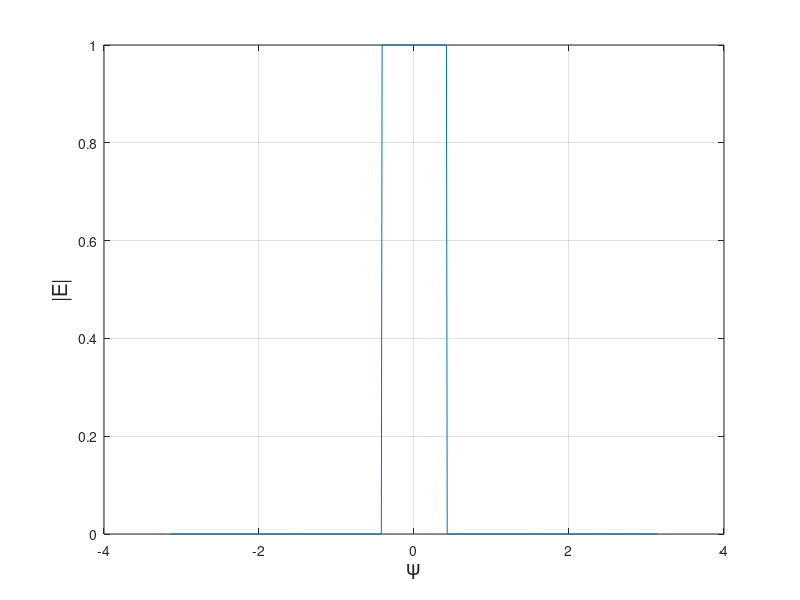

Reproduce this figure in MATLAB. (Note: this script raises an error after producing the figure.)
clear all
close all
clc

disp('Modify:')
disp('- a0: DC term of the Fourier series')
disp('- a(k): expression for sine coeffs')
disp('- b(k): expression for cosine coeffs')
disp('ALL OF THEM IN THE FIRST SECTION OF THE CODE, "Fourier coeffs"')
disp(' ')
disp('FIRST OF ALL:')
disp('Draw the desired frequency respone (first lines of code)')
disp(' ')

%% Desired response
x = -pi:0.01:pi;
y = (x>-0.4209).*(x<0.4209);
figure(1)
plot(x,y)
ylabel('|E|','fontsize',15)
xlabel('\psi','fontsize',15)
grid on
hold on

%% Array characteristics 
prompt = sprintf ('Type: broadside, end-fire array or non? \n(answer "broadside", "end_fire" or "none", as a string in MATLAB) \n');
array_type = input(prompt);
if  ~strcmp(array_type,'broadside') && ~strcmp(array_type,'end_fire') && ~strcmp(array_type,'none')
    error('Wrong type of array introduced.')
end

if  strcmp(array_type,'none')
    prompt = sprintf ('Insert the value of alpha. \n');
    alpha = input(prompt);
    if  ~isscalar(alpha) || (alpha>2*pi) || (alpha<-2*pi)
        error('Insert a value for alpha between -2\pi and 2\pi.')
    end
    
    prompt = sprintf ('What is the value of "d", separation between \neach antenna and the following one in the array? \n(insert a number in terms of lambda, \nEx: introducing 1/2 means d=lambda/2) \n');
    % If given kd, calculate d as d=kd/2*pi.
    d = input(prompt);
    if ~isscalar(d)
        error('Introduce a scalar for the value of "d"')
    end
    
    kd = 2*pi*d;
else
    prompt = sprintf ('What is the value of "d", separation between \neach antenna and the following one in the array? \n(insert a number in terms of lambda, \nEx: introducing 1/2 means d=lambda/2) \n');
    % If given kd or alpha, do this (see notes of lecture 18, page 4):
    % - If I am given the value of kd, calculate d as d=kd/2*pi.
    % - If I am given the value of alpha and it is different than 0, it means 
    %   that it is an end_fire array, then alpha=kd and d = alpha/2*pi.
    d = input(prompt);
    if ~isscalar(d)
        error('Introduce a scalar for the value of "d"')
    end
    
    kd = 2*pi*d;

    if  strcmp(array_type,'broadside')
        alpha = 0; % Because alpha = 0 for broadside (Lecture 18 notes, page 1)
    elseif strcmp(array_type,'end_fire')
        alpha = -kd; % Because alpha = -kd for end-fire (Lecture 18 notes, page 1)
    end
end

prompt = sprintf ('What is the number "n" of elements in the array? \n');
n = input(prompt);
if ~isscalar(n) || (n~=floor(n)) || n<=1 || (((n+1)/2)~=floor(((n+1)/2)))
    error('Introduce an odd integer scalar, bigger than 1, for the number of elements in the array (has to be odd because of the Fourier series procedure used)')
end
disp(' ')
disp('NOTE:')
disp('This it the total number of elements in the array, but some of them might not be energized.')

m = (n-1)/2; % m is the number of sine terms in the Fourier series (same as the number of cosine terms)

%% Fourier coeffs

a0=1/6; % Insert the value for a0
for k=1:m
    a(k) = 1/(k*pi)*sin(k*pi/6); % Insert the expression for a_k
    b(k) = 0; % Insert the expression for b_k
end

%% Radiation pattern as a function of psi
psi = -pi:0.001:pi;
sum_coeff =0;
for k=1:m
    sum_coeff = sum_coeff + 2*(a(k)*cos(k*psi)-b(k)*sin(k*psi));
end

E = a0 + sum_coeff;

figure(1)
plot(psi,E)

% % Create the polynomial for the electric field E (see back of page 26 of my notes)
% for k=1:m
%     A(k) = a(m-k+1)-j*b(m-k+1);
% end
% for k=m+2:2*m+1
%     A(k) = a(k-m-1)+j*b(k-m-1);
% end
% A(m+1) = a0;
% 
% psi = -pi:0.001:pi;
% z = exp(j*psi);
% E = 0; % Initialize
% for k=1:m
%     E = E + A(k)*z.^(k-m-1);
% 
% end
% for k=m+2:2*m+1
%     E = E + A(k)*z.^(m-k+1);
% end
% E = E + A(m+1); % This is the z^0 term
% 
% E = abs(E);
%
% E = 1/pi*(-1/3*z.^(-3)+z.^(-1)+pi/2+z-1/3*z.^3);

%% Radiation pattern as a function of phi
clear E

phi = 0:0.001:2*pi;
%psi = (kd*cos(phi)+alpha)
sum_coeff =0;
for k=1:m
    sum_coeff = sum_coeff + 2*(a(k)*cos(k*(kd*cos(phi)+alpha))-b(k)*sin(k*(kd*cos(phi)+alpha)));
end

E = a0 + sum_coeff;
E = abs(E);

figure(2)
polar(phi,E)
